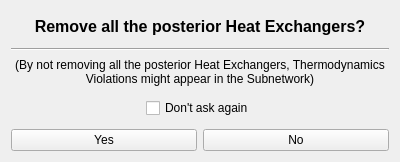
<?xml version="1.0" encoding="UTF-8"?>
<ui version="4.0">
 <class>Remove</class>
 <widget class="QWidget" name="Remove">
  <property name="geometry">
   <rect>
    <x>0</x>
    <y>0</y>
    <width>400</width>
    <height>162</height>
   </rect>
  </property>
  <property name="windowTitle">
   <string>Form</string>
  </property>
  <layout class="QVBoxLayout" name="verticalLayout_2">
   <item>
    <layout class="QVBoxLayout" name="verticalLayout">
     <item>
      <widget class="QLabel" name="label">
       <property name="font">
        <font>
         <pointsize>12</pointsize>
         <weight>75</weight>
         <italic>false</italic>
         <bold>true</bold>
        </font>
       </property>
       <property name="text">
        <string>Remove all the posterior Heat Exchangers?</string>
       </property>
       <property name="alignment">
        <set>Qt::AlignCenter</set>
       </property>
      </widget>
     </item>
     <item>
      <widget class="Line" name="line">
       <property name="orientation">
        <enum>Qt::Horizontal</enum>
       </property>
      </widget>
     </item>
     <item>
      <widget class="QLabel" name="label_2">
       <property name="text">
        <string>(By not removing all the posterior Heat Exchangers, Thermodynamics Violations might appear in the Subnetwork)</string>
       </property>
       <property name="alignment">
        <set>Qt::AlignCenter</set>
       </property>
       <property name="wordWrap">
        <bool>true</bool>
       </property>
      </widget>
     </item>
     <item>
      <spacer name="verticalSpacer_2">
       <property name="orientation">
        <enum>Qt::Vertical</enum>
       </property>
       <property name="sizeType">
        <enum>QSizePolicy::Fixed</enum>
       </property>
       <property name="sizeHint" stdset="0">
        <size>
         <width>20</width>
         <height>5</height>
        </size>
       </property>
      </spacer>
     </item>
     <item>
      <layout class="QHBoxLayout" name="horizontalLayout_2">
       <item>
        <spacer name="horizontalSpacer">
         <property name="orientation">
          <enum>Qt::Horizontal</enum>
         </property>
         <property name="sizeHint" stdset="0">
          <size>
           <width>40</width>
           <height>20</height>
          </size>
         </property>
        </spacer>
       </item>
       <item>
        <widget class="QCheckBox" name="lembrar">
         <property name="text">
          <string>Don't ask again</string>
         </property>
        </widget>
       </item>
       <item>
        <spacer name="horizontalSpacer_2">
         <property name="orientation">
          <enum>Qt::Horizontal</enum>
         </property>
         <property name="sizeHint" stdset="0">
          <size>
           <width>40</width>
           <height>20</height>
          </size>
         </property>
        </spacer>
       </item>
      </layout>
     </item>
     <item>
      <spacer name="verticalSpacer">
       <property name="orientation">
        <enum>Qt::Vertical</enum>
       </property>
       <property name="sizeType">
        <enum>QSizePolicy::Fixed</enum>
       </property>
       <property name="sizeHint" stdset="0">
        <size>
         <width>20</width>
         <height>5</height>
        </size>
       </property>
      </spacer>
     </item>
     <item>
      <layout class="QHBoxLayout" name="horizontalLayout">
       <item>
        <widget class="QPushButton" name="sim">
         <property name="text">
          <string>Yes</string>
         </property>
        </widget>
       </item>
       <item>
        <widget class="QPushButton" name="nao">
         <property name="text">
          <string>No</string>
         </property>
        </widget>
       </item>
      </layout>
     </item>
    </layout>
   </item>
  </layout>
 </widget>
 <resources/>
 <connections/>
</ui>
